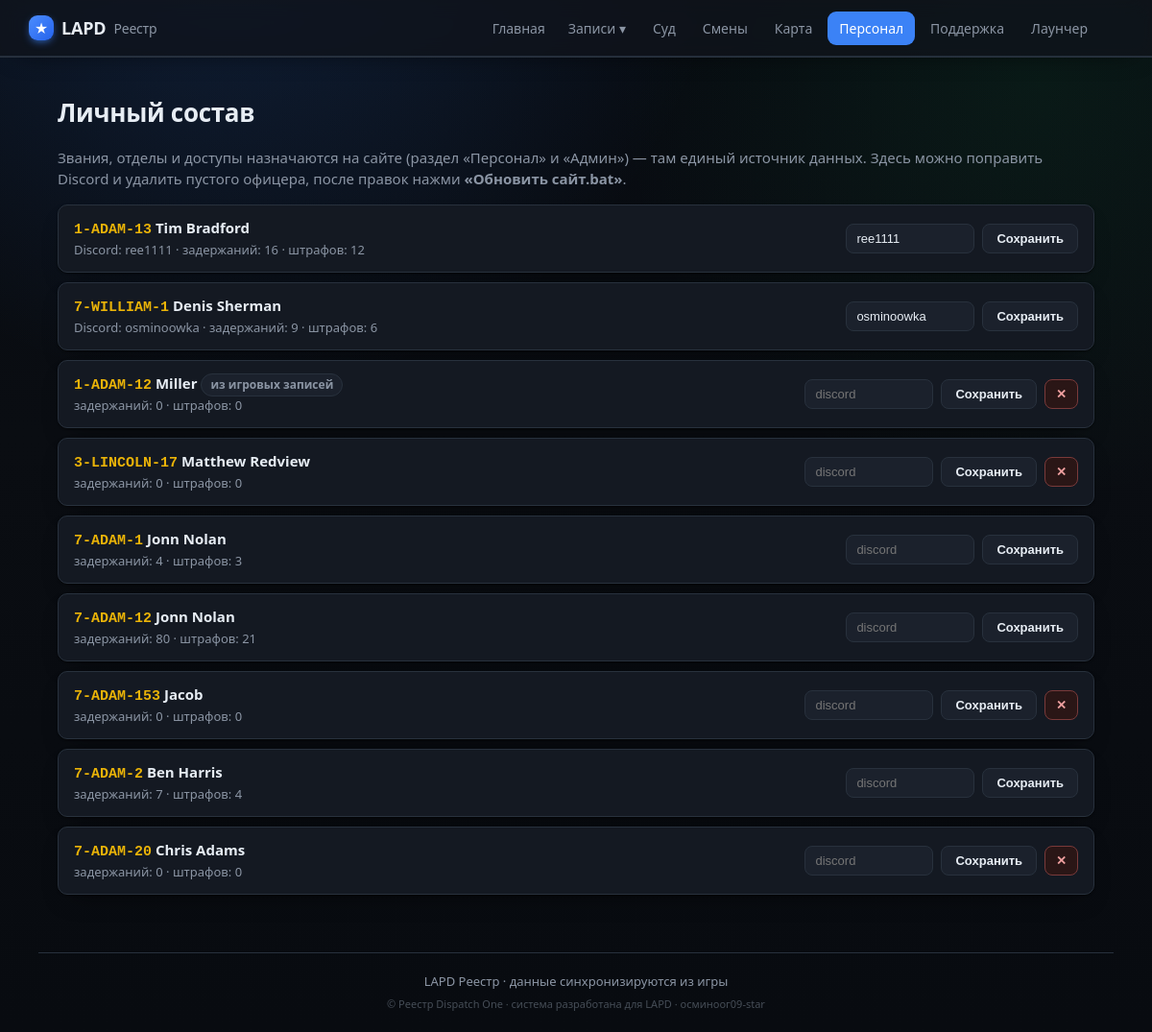
Screenshot of /staff with the database file from the repository.
### tables this page shows
CREATE TABLE officers (
                id INTEGER PRIMARY KEY AUTOINCREMENT,
                callsign TEXT UNIQUE NOT NULL,
                name TEXT
            , current_status TEXT, status_since TEXT, rank TEXT, department TEXT, discord TEXT, is_admin INTEGER);

### app/main.py (the view, shortened to what this page needs)
@app.route("/staff", methods=["GET", "POST"])
def staff():
    is_static = os.environ.get("STATIC_EXPORT") == "1"
    return render_template("staff.html", officers=db.list_all_officers(),
                           ranks=db.RANKS, departments=db.DEPARTMENTS,
                           pending=_pending_requests())

### app/db.py (called while the page is built)
@contextmanager
def get_conn():
    conn = sqlite3.connect(config.DB_PATH)
    conn.row_factory = sqlite3.Row
    try:
        yield conn
        conn.commit()
    finally:
        conn.close()

def status_info(code):
    return DUTY_STATUS.get(code, {"ru": "Не на службе", "cls": "off"})

def staff_label(value):
    return STAFF_LABELS.get(value, value)

### app/main.py (called while the page is built, shortened)
@app.context_processor
def inject_globals():
    return {"community": config.COMMUNITY_NAME, "STATUS_RU": db.STATUS_RU,
            "staff_label": db.staff_label,
            "static_export": os.environ.get("STATIC_EXPORT") == "1",
            "build_id": time.strftime("%Y%m%d")}

def _server_dir():
    return os.path.dirname(os.path.dirname(os.path.abspath(__file__)))

def _pending_requests():
    pending_dir = os.path.join(_server_dir(), "inbox", "pending")
    out = []
    if not os.path.isdir(pending_dir):
        return out

### app/templates/staff.html (shortened to what this page needs)
{% extends "base.html" %}
{% block content %}
<h1>Личный состав</h1>
{% if static_export %}
  <p class="muted">Список офицеров департамента. Звания и отделы назначает руководство.</p>
{% else %}
  <p class="muted">Звания, отделы и доступы назначаются на сайте (раздел «Персонал» и «Админ»)
    — там единый источник данных. Здесь можно поправить Discord и удалить пустого офицера,
    после правок нажми <b>«Обновить сайт.bat»</b>.</p>
{% endif %}
{% if officers %}
<div class="staff-list">
  {% for o in officers %}
  <div class="staff-row">
    <div class="staff-who">
      <a href="{{ url_for('officer_view', callsign=o.callsign) }}"><span class="cs">{{ o.callsign }}</span></a>
      <b>{{ o.name or '' }}</b>
      {% if not o.registered %}<span class="tag">из игровых записей</span>{% endif %}
      <div class="muted small">
        {% if o.discord %}Discord: {{ o.discord }} · {% endif %}
        задержаний: {{ o.cases_count }} · штрафов: {{ o.cit_count }}
      </div>
    </div>
    {% if static_export %}
      <div class="staff-meta">
        <div class="sb-edit" data-cs="{{ o.callsign }}"></div>
      </div>
    {% else %}
      <form method="post" class="staff-form">
        <input name="discord" value="{{ o.discord or '' }}" placeholder="discord" size="12">
        <button class="btn">Сохранить</button>
        {% if not o.cases_count and not o.cit_count %}
          <button class="btn del" name="action" value="delete"
                  onclick="return confirm('Удалить офицера {{ o.callsign }}?')">✕</button>
        {% endif %}
      </form>
    {% endif %}
  </div>
  {% endfor %}
</div>
{% else %}
  <p class="empty">Офицеров пока нет<span class="empty-sub">Появятся после первой смены.</span></p>
{% endif %}
{% endblock %}

### app/static/style.css (style rules this page uses)
:root { --bg:#0a0d12; --surface:#141922; --surface2:#1b212c; --border:#28313d; --text:#e7edf4; --muted:#8b95a4; --accent:#3b82f6; --accent2:#2563eb; --wanted:#ef4444; --ok:#22c55e; --gold:#eab308; --shadow:0 1px 2px rgba(0,0,0,.5), 0 12px 28px -16px rgba(0,0,0,.7); --radius:14px; }
* { box-sizing:border-box }
body { margin:0;background:var(--bg);color:var(--text); font-family:system-ui,-apple-system,"Segoe UI",Roboto,sans-serif;font-size:15px;line-height:1.5 }
a { color:inherit;text-decoration:none }
h1 { font-size:24px;margin:.2em 0 .6em }
.cs { font-family:ui-monospace,Consolas,monospace;color:var(--gold);font-weight:600 }
.muted { color:var(--muted) }
.small { font-size:13px }
.tag { display:inline-block;padding:2px 9px;border-radius:20px;font-size:12px;font-weight:600; background:var(--surface2);border:1px solid var(--border);color:var(--muted) }
.btn { background:var(--surface2);color:var(--text);border:1px solid var(--border); padding:9px 16px;border-radius:8px;font-weight:600;cursor:pointer;font-size:14px }
.staff-list { display:flex;flex-direction:column;gap:10px }
.staff-row { display:flex;justify-content:space-between;align-items:center;gap:16px;flex-wrap:wrap; background:var(--surface);border:1px solid var(--border);border-radius:10px;padding:12px 16px }
.staff-who { min-width:240px }
.staff-form { display:flex;gap:8px;align-items:center;flex-wrap:wrap }
.staff-form select,.staff-form input[type=text],.staff-form input:not([type]) { background:var(--surface2);color:var(--text);border:1px solid var(--border); border-radius:8px;padding:7px 10px;font-size:13px }
.staff-form .btn { padding:7px 14px;font-size:13px }
.staff-form .btn.del { background:#2a1616;border-color:#7a3a3a;color:#f0a0a0;padding:7px 11px }
body { font-size:15px;-webkit-font-smoothing:antialiased;text-rendering:optimizeLegibility }
h1 { font-size:26px;font-weight:700;letter-spacing:-.3px }
.card,.stat,.tbl,.staff-row,.court-row,.officer-card,.district,.faq p,.dutylog li,.pen,.metric { box-shadow:var(--shadow) }
.btn { transition:background .15s,border-color .15s,transform .05s }
.staff-row,.court-row { transition:transform .12s,border-color .12s,background .12s }
body { background: radial-gradient(circle at 20% -10%,rgba(59,130,246,.18),transparent 34%), radial-gradient(circle at 90% 8%,rgba(34,197,94,.08),transparent 30%), linear-gradient(180deg,#070b11 0%,#0a0d12 42%,#080b10 100%); }

### rows the page displays
officers: callsign "1-ADAM-13", name "Tim Bradford", discord "ree1111", cases_count "16", cit_count "12"
officers: callsign "7-WILLIAM-1", name "Denis Sherman", discord "osminoowka", cases_count "9", cit_count "6"
officers: callsign "1-ADAM-12", name "Miller", shows "из игровых записей", cases_count "0", cit_count "0"
officers: callsign "3-LINCOLN-17", name "Matthew Redview", cases_count "0", cit_count "0"
officers: callsign "7-ADAM-1", name "Jonn Nolan", cases_count "4", cit_count "3"
officers: callsign "7-ADAM-12", name "Jonn Nolan", cases_count "80", cit_count "21"
officers: callsign "7-ADAM-153", name "Jacob", cases_count "0", cit_count "0"
officers: callsign "7-ADAM-2", name "Ben Harris", cases_count "7", cit_count "4"
officers: callsign "7-ADAM-20", name "Chris Adams", cases_count "0", cit_count "0"

### other values shown
{{ community }} "LAPD"
